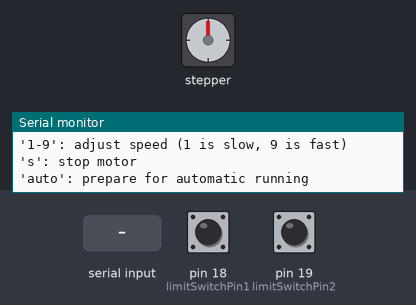
This sketch was run on a simulated Arduino Uno, built with avr-gcc and run on an emulated ATmega328P. Shown: stepper motor, the last lines printed to the serial monitor. The test bench sets the inputs (shaded band); at power-on: pin 18 (limitSwitchPin1) HIGH, pin 19 (limitSwitchPin2) HIGH. Stepper angles assume 800 steps per turn.

Above: at 1.3 s.
1.4 s: pin 18 (limitSwitchPin1) pulled LOW for 0.15 s
At 1.55 s:
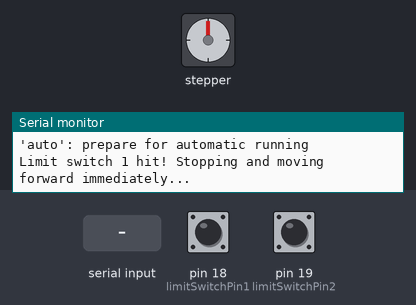
At 2.15 s:
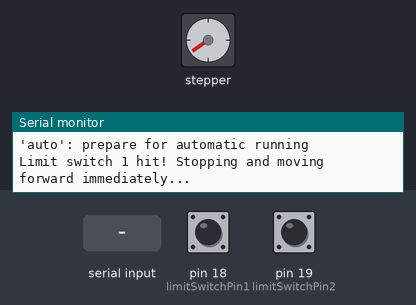
4.4 s: pin 19 (limitSwitchPin2) pulled LOW for 0.15 s
At 5.17 s:
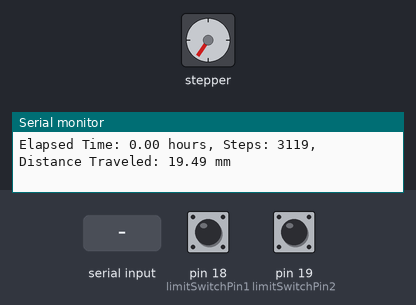
7.5 s: "f\n" received over Serial
At 7.89 s:
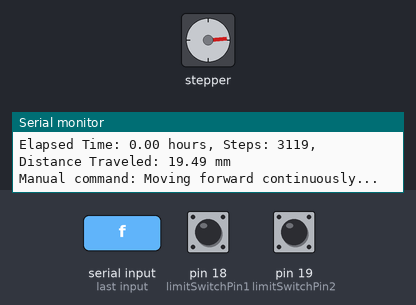
10.5 s: "b\n" received over Serial
13.5 s: "90,45\n" received over Serial
16.5 s: "s\n" received over Serial
Timing chart, 0 to 19.0 s (numbered marks = the images above; inputs shaded):
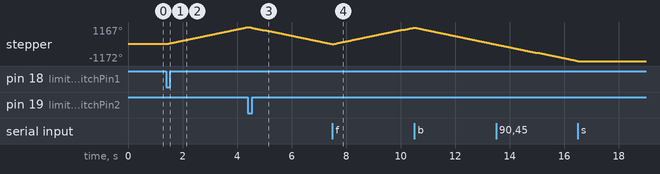

Measured:
- after the input at 1.4 s, stepper: keeps turning clockwise at about 390°/s, starting at once

The sketch:

motor_stepper_v4.ino
```cpp
#include <AccelStepper.h>

// Define stepper motor connections and steps per revolution
#define dirPin 2
#define stepPin 4
#define stepsPerRevolution 800  // Adjust this value to match your stepper's specification

// Create an instance of the AccelStepper class
AccelStepper stepper(AccelStepper::DRIVER, stepPin, dirPin);

bool motorRunning = false;  // To track whether the motor is running
bool autoMode = false;      // To indicate if the system is in auto setup mode
unsigned long autoRunStartTime = 0; // Start time for automatic run
unsigned long autoRunDuration = 0;  // Duration for automatic run in milliseconds
unsigned long elapsedRunTime = 0;   // Elapsed time during the automatic run

// Limit switch pins
const int limitSwitchPin1 = 18; // GPIO pin 18 (backward limit)
const int limitSwitchPin2 = 19; // GPIO pin 19 (forward limit)

// Debounce variables
unsigned long debounceDelay = 50; // Debounce delay in milliseconds
unsigned long switch1LastPressTime = 0;
unsigned long switch2LastPressTime = 0;
bool switch1DebouncedState = HIGH;
bool switch2DebouncedState = HIGH;

// Step tracking variables
long stepCount = 0;  // Counter for steps
float distanceTraveled = 0.0;  // Distance traveled in millimeters
const float stepDistance = 0.00625;  // Distance per step based on ball screw pitch (5 mm / 200 steps)

void setup() {
  // Configure the limit switch pins as input with pull-up resistors
  pinMode(limitSwitchPin1, INPUT_PULLUP);
  pinMode(limitSwitchPin2, INPUT_PULLUP);

  // Initialize serial communication at 9600 bits per second
  Serial.begin(9600);

  // Set initial conditions for the stepper motor
  stepper.setMaxSpeed(2000);  // Set maximum speed for continuous movement
  stepper.setAcceleration(1500);  // Acceleration for smooth starts and stops

  // Print instructions to the serial monitor
  Serial.println("Enter commands to control the stepper motor:");
  Serial.println("'f': move forward continuously");
  Serial.println("'b': move backward continuously");
  Serial.println("'1-9': adjust speed (1 is slow, 9 is fast)");
  Serial.println("'s': stop motor");
  Serial.println("'auto': prepare for automatic running");
}

void loop() {
  unsigned long currentTime = millis();

  // Check if the automatic run time has elapsed
  if (autoRunDuration > 0 && (currentTime - autoRunStartTime >= autoRunDuration)) {
    Serial.println("Automatic run completed. Stopping motor...");
    motorRunning = false;
    stepper.stop(); // Stop the stepper motor smoothly
    autoRunDuration = 0; // Reset automatic run duration
    displayRunSummary(); // Display summary at the end of the automatic run
  }

  // Debounce limit switch 1 (backward limit)
  int currentSwitch1State = digitalRead(limitSwitchPin1);
  if (currentSwitch1State != switch1DebouncedState) {
    if (currentTime - switch1LastPressTime > debounceDelay) {
      switch1DebouncedState = currentSwitch1State;
      switch1LastPressTime = currentTime;

      if (switch1DebouncedState == LOW) {
        Serial.println("Limit switch 1 hit! Stopping and moving forward immediately...");
        stepper.stop(); // Stop motor instantly
        stepper.setSpeed(1000); // Set speed for continuous forward movement
        motorRunning = true;
      }
    }
  }

  // Debounce limit switch 2 (forward limit)
  int currentSwitch2State = digitalRead(limitSwitchPin2);
  if (currentSwitch2State != switch2DebouncedState) {
    if (currentTime - switch2LastPressTime > debounceDelay) {
      switch2DebouncedState = currentSwitch2State;
      switch2LastPressTime = currentTime;

      if (switch2DebouncedState == LOW) {
        Serial.println("Limit switch 2 hit! Stopping and moving backward immediately...");
        stepper.stop(); // Stop motor instantly
        stepper.setSpeed(-1000); // Set speed for continuous backward movement
        motorRunning = true;
      }
    }
  }

  // Run the motor and track steps
  if (motorRunning) {
    stepper.runSpeed(); // Run the motor at a constant speed

    // Update step count and distance traveled
    static long lastStepPosition = 0;
    long currentStepPosition = stepper.currentPosition();

    if (currentStepPosition != lastStepPosition) {
      stepCount += abs(currentStepPosition - lastStepPosition);  // Increment step count
      distanceTraveled = stepCount * stepDistance;  // Calculate distance traveled
      lastStepPosition = currentStepPosition;

      // Print step count and distance traveled to the serial monitor periodically
      if (millis() % 5000 < 50) {  // Every 5 seconds
        elapsedRunTime = (millis() - autoRunStartTime) / 1000;  // Elapsed time in seconds
        Serial.print("Elapsed Time: ");
        Serial.print(elapsedRunTime / 3600.0, 2);  // Print in hours with 2 decimal places
        Serial.print(" hours, Steps: ");
        Serial.print(stepCount);
        Serial.print(", Distance Traveled: ");
        Serial.print(distanceTraveled);
        Serial.println(" mm");
      }
    }
  }

  // Handle manual control (Serial Commands)
  if (Serial.available() > 0) {
    String command = Serial.readStringUntil('\n');
    handleManualControl(command);
  }
}

// Function to handle manual control from the serial monitor
void handleManualControl(String command) {
  command.trim();  // Remove any newline or whitespace characters

  if (command == "f") {
    Serial.println("Manual command: Moving forward continuously...");
    stepper.setSpeed(1000); // Set speed for continuous forward movement
    motorRunning = true;
  } else if (command == "b") {
    Serial.println("Manual command: Moving backward continuously...");
    stepper.setSpeed(-1000); // Set speed for continuous backward movement
    motorRunning = true;
  } else if (command == "s") {
    Serial.println("Manual command: Stopping motor...");
    motorRunning = false;  // Stop the motor
    stepper.stop(); // Stop the stepper motor smoothly
  } else if (command == "auto") {
    Serial.println("Preparing for automatic running. Enter duration in hours:");
    autoMode = true;  // Set the system to expect a duration input next
  } else if (autoMode) {
    int hours = command.toInt();
    if (hours > 0) {
      Serial.print("Running automatically for ");
      Serial.print(hours);
      Serial.println(" hour(s)...");
      autoRunDuration = hours * 3600000UL; // Convert hours to milliseconds
      autoRunStartTime = millis();
      stepper.setSpeed(1000); // Set speed for continuous forward movement during automatic run
      motorRunning = true;
      autoMode = false;  // Reset auto mode after setting duration
    } else {
      Serial.println("Invalid duration. Please enter a valid number of hours.");
    }
  } else if (command.length() == 1 && isDigit(command[0])) {
    int speed = map(command[0] - '0', 1, 9, 200, 2000);  // Map speed to a range (slow to fast)
    stepper.setMaxSpeed(speed);
    stepper.setSpeed((stepper.speed() > 0 ? speed : -speed)); // Adjust the current speed direction
    Serial.print("Speed set to ");
    Serial.println(speed);
  } else {
    Serial.println("Invalid command. Use 'f', 'b', 's', 'auto', or '1-9' to control the motor.");
  }
}

// Function to display the summary of the run
void displayRunSummary() {
  Serial.println("=== Run Summary ===");
  Serial.print("Total Steps: ");
  Serial.println(stepCount);
  Serial.print("Total Distance Traveled: ");
  Serial.print(distanceTraveled);
  Serial.println(" mm");
  Serial.print("Total Time Elapsed: ");
  Serial.print(elapsedRunTime / 3600.0, 2);  // Print in hours with 2 decimal places
  Serial.println(" hours");
}
```
